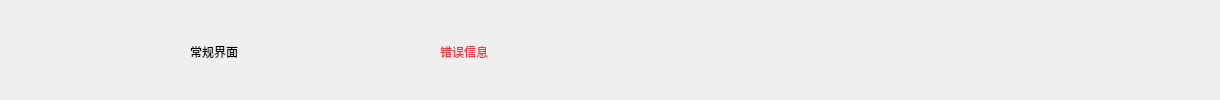
    <widget class="QWidget" name="titleWidget" native="true">
     <property name="minimumSize">
      <size>
       <width>0</width>
       <height>42</height>
      </size>
     </property>
     <property name="styleSheet">
      <string notr="true"/>
     </property>
     <layout class="QHBoxLayout" name="horizontalLayout_2">
      <property name="spacing">
       <number>10</number>
      </property>
      <property name="leftMargin">
       <number>20</number>
      </property>
      <property name="topMargin">
       <number>4</number>
      </property>
      <property name="rightMargin">
       <number>10</number>
      </property>
      <property name="bottomMargin">
       <number>0</number>
      </property>
      <item>
       <widget class="QLabel" name="logoLab">
        <property name="minimumSize">
         <size>
          <width>120</width>
          <height>30</height>
         </size>
        </property>
        <property name="maximumSize">
         <size>
          <width>16777215</width>
          <height>30</height>
         </size>
        </property>
        <property name="styleSheet">
         <string notr="true">border-image: url(:/png/main/logo.png);</string>
        </property>
        <property name="text">
         <string/>
        </property>
       </widget>
      </item>
      <item>
       <spacer name="horizontalSpacer">
        <property name="orientation">
         <enum>Qt::Horizontal</enum>
        </property>
        <property name="sizeHint" stdset="0">
         <size>
          <width>40</width>
          <height>20</height>
         </size>
        </property>
       </spacer>
      </item>
      <item>
       <widget class="QLabel" name="nameLab">
        <property name="minimumSize">
         <size>
          <width>240</width>
          <height>0</height>
         </size>
        </property>
        <property name="maximumSize">
         <size>
          <width>16777215</width>
          <height>16777215</height>
         </size>
        </property>
        <property name="text">
         <string>常规界面</string>
        </property>
        <property name="alignment">
         <set>Qt::AlignLeading|Qt::AlignLeft|Qt::AlignVCenter</set>
        </property>
       </widget>
      </item>
      <item>
       <widget class="QLabel" name="errorLab">
        <property name="minimumSize">
         <size>
          <width>500</width>
          <height>0</height>
         </size>
        </property>
        <property name="styleSheet">
         <string notr="true">color: rgb(237, 51, 59);</string>
        </property>
        <property name="text">
         <string>错误信息</string>
        </property>
        <property name="alignment">
         <set>Qt::AlignLeading|Qt::AlignLeft|Qt::AlignVCenter</set>
        </property>
       </widget>
      </item>
      <item>
       <widget class="QLabel" name="timeLab">
        <property name="minimumSize">
         <size>
          <width>260</width>
          <height>0</height>
         </size>
        </property>
        <property name="text">
         <string/>
        </property>
        <property name="alignment">
         <set>Qt::AlignRight|Qt::AlignTrailing|Qt::AlignVCenter</set>
        </property>
       </widget>
      </item>
     </layout>
    </widget>
